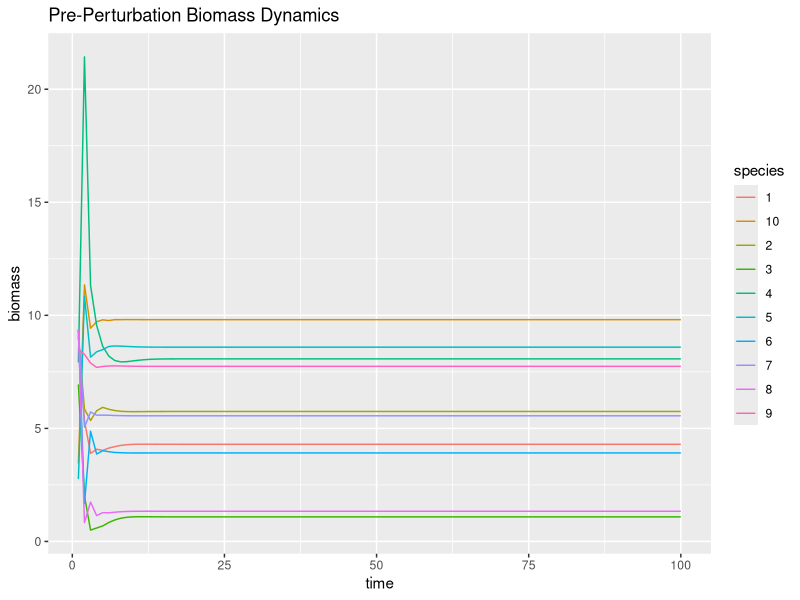
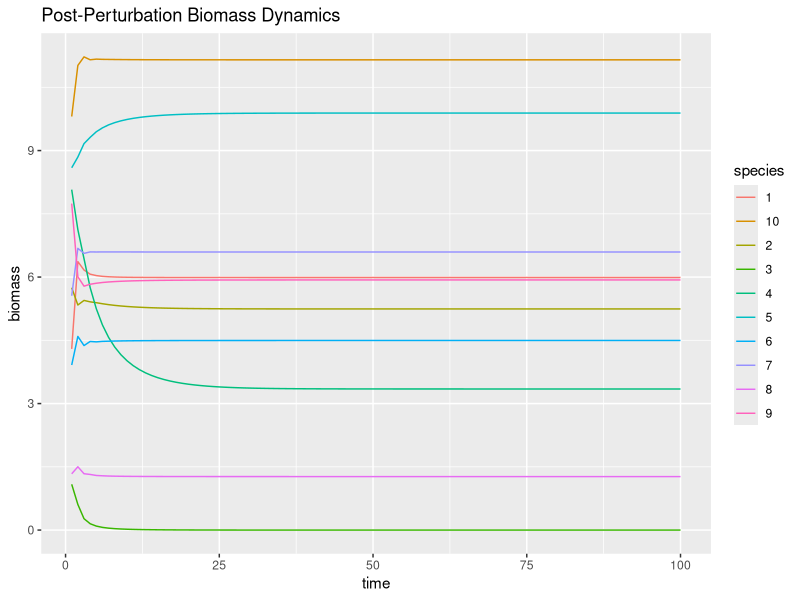

R code for these plots, in order: (Note: this script raises an error after producing the figures.)
# Load necessary libraries
library(ggplot2)
library(deSolve)
library(Matrix)
library(dplyr)
library(tidyr)

# Define parameters for dynamic simulation
params <- list(
  S = 10, # number of species
  C = 0.2, # connectance of the food web
  aij_params = c(0, 0.5), # minimum and maximum interspecific effect of predation
  mu_delta_r = 0, # mean responses to perturbation
  sd_delta_r = 0.5, # sd of response to perturbation
  covMatrix_type = "positive", # type of covariance (mixed or all positive)
  sd_X = rep(0.1, 10), # standard deviations of responses for each species
  maxt = 100 # maximum time for dynamics
)

# Function to create a correlation matrix
createCorMat <- function(S, type){
  if (type == "positive"){
    cor <- runif((S*(S-1)/2), 0, 1)
  } else if (type == "mixed"){
    cor <- runif((S*(S-1)/2), -1, 1)
  } else {
    stop("type not defined")
  }
  corMat <- matrix(1, nrow = S, ncol = S)
  corMat[upper.tri(corMat)] <- cor
  corMat <- corMat * t(corMat)
  return(corMat)
}

# Function to simulate quantitative network
sim_quantitative_network <- function(Net_type, S, C, aij_params) {
  A <- matrix(0, S, S)
  n_pairs <- S * (S - 1) / 2
  B <- runif(n_pairs) <= C
  if (Net_type == "predator-prey") { 
    aij <- -abs(rnorm(n_pairs, aij_params[1], aij_params[2]))
    A[upper.tri(A)] <- B * aij
    A <- t(A)
    aij <- abs(rnorm(n_pairs, aij_params[1], aij_params[2]))
    A[upper.tri(A)] <- B * aij
  } 
  diag(A) <- -runif(S, min = 0, max = 1)
  while(max(Re(eigen(A)$values)) > 0){
    diag(A) <- -runif(S, min = 0, max = 1)
  }
  return(A)
}

# Function to simulate dynamics
fw.model <- function(t, B, params) {
  with(as.list(c(B, params)), {
    B[B < 10^-8] <- 0 
    B[B < 0] <- 0 # Prevent negative biomass
    dBdt <- (params$r + params$A %*% B) * B
    
    list(dBdt)
  })
}

eventfun <- function(t, B, parms){
  with(as.list(B), {
    B[B < 1e-6] <- 0
    return(B)
  })
}

simulate_dynamics_c <- function(params, model, init_biomass = runif(params$S, min = 1, max = 10)) {
  init_biomass <- as.numeric(init_biomass)
  times <- seq(from = 1, to = params$maxt)
  out <- deSolve::ode(
    y = init_biomass,
    times = times,
    func = fw.model,
    parms = params,
    events = list(func = eventfun, time = times)
  ) %>% as.data.frame()
  return(out)
}

# Function to simulate response
simulate_response <- function(S, C, aij_params, mu_delta_r, sd_delta_r, covMatrix_type, sd_X, maxt){
  corMat <- createCorMat(S, covMatrix_type)
  covMat <- as.matrix(Matrix::nearPD(sd_X %*% t(sd_X) * corMat)$mat)
  A <- sim_quantitative_network("predator-prey", S = S, C = C, aij_params = aij_params)
  
  # Simulate pre-perturbation equilibrium
  equilibrium_pre <- runif(S, 1, 10)
  r_pre <- -A %*% equilibrium_pre
  dyn_params <- list(A = A, r = r_pre, S = S, maxt = maxt) 
  pre_perturb <- simulate_dynamics_c(dyn_params, fw.model)
  equilibrium_pre <- as.numeric(pre_perturb[nrow(pre_perturb), -1])
  
  # Calculate response to perturbation
  delta_r <- MASS::mvrnorm(n = 1, mu = rnorm(S, mu_delta_r, sd_delta_r), Sigma = covMat, empirical = FALSE)
  dyn_params$r <- dyn_params$r + delta_r 
  
  # Simulate post-perturbation equilibrium
  post_perturb <- simulate_dynamics_c(dyn_params, fw.model, init_biomass = equilibrium_pre)
  equilibrium_post <- as.numeric(post_perturb[nrow(post_perturb), -1])
  
  df <- data.frame(species = paste0("sp", c(1:S)), X_pre = equilibrium_pre, X_post = equilibrium_post)
  return(list(df = df, pre_perturb = pre_perturb, post_perturb = post_perturb, Sigma = covMat))
}




########################################################## DEMONSTRATION

# Run the simulation for demonstration
result <- simulate_response(params$S, params$C, params$aij_params, params$mu_delta_r, params$sd_delta_r, params$covMatrix_type, params$sd_X, params$maxt)

while (all(result$post_perturb[nrow(result$post_perturb),]>0)) {
  result <- simulate_response(params$S, params$C, params$aij_params, params$mu_delta_r, params$sd_delta_r, params$covMatrix_type, params$sd_X, params$maxt)
}


# Plot species biomass dynamics
pre_perturb_long <- result$pre_perturb %>%
  pivot_longer(-time, names_to = "species", values_to = "biomass")

post_perturb_long <- result$post_perturb %>%
  pivot_longer(-time, names_to = "species", values_to = "biomass")

p1 <- ggplot(pre_perturb_long, aes(x = time, y = biomass, color = species)) +
  geom_line() +
  ggtitle("Pre-Perturbation Biomass Dynamics")

p2 <- ggplot(post_perturb_long, aes(x = time, y = biomass, color = species)) +
  geom_line() +
  ggtitle("Post-Perturbation Biomass Dynamics")

print(p1)
print(p2)

# Plot the covariance matrix
p3 <- result$Sigma %>%
  as_tibble() %>%
  rownames_to_column("Var1") %>%
  pivot_longer(-Var1, names_to = "Var2", values_to = "value") %>%
  ggplot(aes(Var1, Var2)) +
  geom_tile(aes(fill = value)) +
  scale_fill_distiller(palette = "RdBu", direction = -1, limits = c(-1,1)*max(abs(result$Sigma))) +
  ggtitle("Covariance Matrix")

print(p3)

########################################################## SIMULATION

# Save necessary data to make these plots
out <- data.frame()

params$mu_delta_r <- 0
params$sd_delta_r <- 0.1
for (i in 1:100){
  X <- with(params, simulate_response(S, C, aij_params, mu_delta_r, sd_delta_r, covMatrix_type, sd_X, maxt)$df)
  out <- rbind(
    out,
    data.frame(covtype = "positive", perturbation = "weak", sum_deltaX = sum(X$X_pre - X$X_post), sd_deltaX = sd(X$X_pre - X$X_post), X_pre = X$X_pre, X_post = X$X_post)
  )
}

params$mu_delta_r <- 0
params$sd_delta_r <- 0.5
for (i in 1:100){
  X <- with(params, simulate_response(S, C, aij_params, mu_delta_r, sd_delta_r, covMatrix_type, sd_X, maxt)$df)
  out <- rbind(
    out,
    data.frame(covtype = "positive", perturbation = "strong", sum_deltaX = sum(X$X_pre - X$X_post), sd_deltaX = sd(X$X_pre - X$X_post), X_pre = X$X_pre, X_post = X$X_post)
  )
}

params$covMatrix_type <- "mixed"
params$mu_delta_r <- 0
params$sd_delta_r <- 0.1
for (i in 1:100){
  X <- with(params, simulate_response(S, C, aij_params, mu_delta_r, sd_delta_r, covMatrix_type, sd_X, maxt)$df)
  out <- rbind(
    out,
    data.frame(covtype = "mixed", perturbation = "weak", sum_deltaX = sum(X$X_pre - X$X_post), sd_deltaX = sd(X$X_pre - X$X_post), X_pre = X$X_pre, X_post = X$X_post)
  )
}

params$mu_delta_r <- 0
params$sd_delta_r <- 0.5
for (i in 1:100){
  X <- with(params, simulate_response(S, C, aij_params, mu_delta_r, sd_delta_r, covMatrix_type, sd_X, maxt)$df)
  out <- rbind(
    out,
    data.frame(covtype = "mixed", perturbation = "strong", sum_deltaX = sum(X$X_pre - X$X_post), sd_deltaX = sd(X$X_pre - X$X_post), X_pre = X$X_pre, X_post = X$X_post)
  )
}

# Plot results of perturbation scenarios
p4 <- ggplot(out) +
  geom_boxplot(aes(x = covtype, y = sum_deltaX, fill = perturbation)) +
  lims(y = c(-100, 100)) +
  ggtitle("Sum of Biomass Changes Across Scenarios")

p5 <- ggplot(out) +
  geom_boxplot(aes(x = covtype, y = sd_deltaX, fill = perturbation)) +
  lims(y = c(0, 25)) +
  ggtitle("Standard Deviation of Biomass Changes Across Scenarios")

# Display scenario plots
print(p4)
print(p5)
